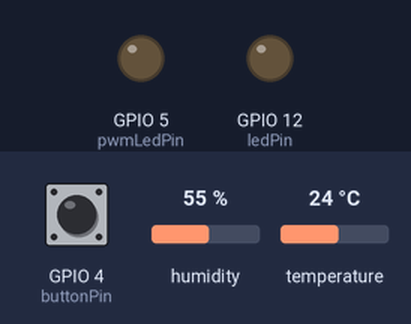
A sketch run on a simulated ESP8266 (NodeMCU). On the bench: output pins drawn as LEDs (lit = HIGH). The inputs (shaded band) are chosen by the test bench; at power-on: GPIO 4 (buttonPin) LOW, humidity 55 %, temperature 24 °C. WiFi joins after 1.5 s; servers stay silent unless stated; what the sketch prints to the serial monitor is not drawn.

Above: at 2.7 s.
2.8 s: GPIO 4 (buttonPin) pulled HIGH for 0.15 s
At 4.0 s:
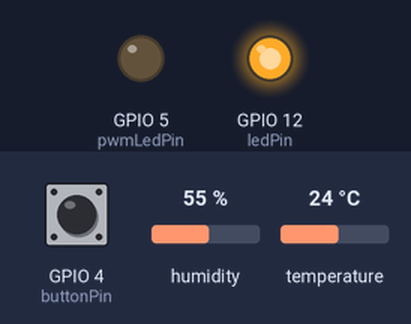
4.4 s: GPIO 4 (buttonPin) pulled HIGH for 1 s
At 5.5 s:
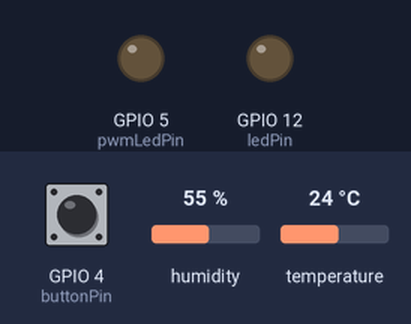
6.9 s: GPIO 4 (buttonPin) pulled HIGH for 3.2 s
At 7.4 s:
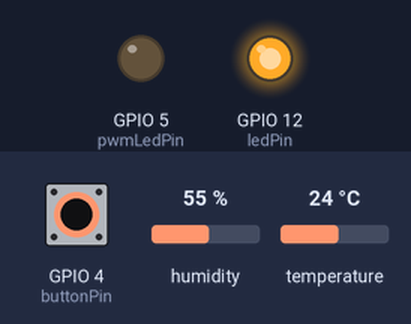
Timing chart, 0 to 9.9 s (numbered marks = the images above; inputs shaded):
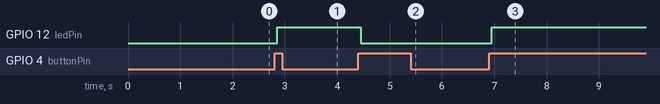

The sketch:

sketch_oct12a.ino
```cpp
#include <ESP8266WiFi.h>
#include <ESPAsyncTCP.h>
#include <ESPAsyncWebServer.h>
#include <DHT.h>

const char* ssid = "Nizar";
const char* password = "12345678";

// Konfigurasi Pin
const byte dhtPin = 2;        // D4 (GPIO 2)
const byte buttonPin = 4;     // D2 (GPIO 4)
const byte ledPin = 12;       // D6 (GPIO 12) - On/Off LED
const byte pwmLedPin = 5;     // D1 (GPIO 5)  - Dimmer PWM LED

DHT dht(dhtPin, DHT22);

// Variabel Status & Cache
bool ledState = false;
int pwmValue = 0;
String currentTemp = "--";
int buttonState;
int lastButtonState = LOW;
unsigned long lastDebounceTime = 0;
const unsigned long debounceDelay = 50;
unsigned long lastTime = 0;

// Inisialisasi Server & WebSocket
AsyncWebServer server(80);
AsyncWebSocket ws("/ws");

// ---------------- FRONT-END (HTML, CSS, JS) ----------------
const char index_html[] PROGMEM = R"rawliteral(
<!DOCTYPE html>
<html>
<head>
  <meta name="viewport" content="width=device-width, initial-scale=1">
  <title>Smart Lighting & Sensor Dashboard</title>
  <style>
    body { font-family: Arial, sans-serif; text-align: center; background-color: #f4f4f9; margin: 0; padding: 20px; }
    h1 { color: #333; }
    .card { background: white; margin: 15px auto; padding: 20px; max-width: 350px; border-radius: 12px; box-shadow: 0 4px 8px rgba(0,0,0,0.1); }
    button { padding: 12px 28px; font-size: 18px; border: none; border-radius: 6px; cursor: pointer; color: white; transition: 0.3s; }
    .btn-on { background-color: #4CAF50; }
    .btn-off { background-color: #f44336; }
    .slider { width: 80%; margin: 15px 0; }
  </style>
</head>
<body>
  <h1>Smart Room Control</h1>

  <div class="card">
    <h2>Suhu: <span id="tempValue">--</span> &deg;C</h2>
  </div>

  <div class="card">
    <h2>LED Sakelar: <span id="ledStatus">OFF</span></h2>
    <button id="toggleBtn" class="btn-off" onclick="toggleLed()">Turn ON</button>
  </div>

  <div class="card">
    <h2>LED Dimmer (PWM)</h2>
    <input type="range" min="0" max="1023" value="0" class="slider" id="pwmSlider" oninput="sendPWM(this.value)">
    <p>Nilai PWM: <span id="pwmValueText">0</span> / 1023</p>
  </div>

  <script>
    var gateway = `ws://${window.location.hostname}/ws`;
    var websocket;

    window.addEventListener('load', onLoad);

    function onLoad(event) {
      initWebSocket();
    }

    function initWebSocket() {
      websocket = new WebSocket(gateway);
      websocket.onopen = function(e) { console.log('WebSocket Terkoneksi'); };
      websocket.onclose = function(e) { setTimeout(initWebSocket, 2000); };
      websocket.onmessage = onMessage;
    }

    function toggleLed() {
      websocket.send('toggle');
    }

    // Mengirimkan nilai slider secara langsung saat digeser
    function sendPWM(val) {
      document.getElementById('pwmValueText').innerHTML = val;
      websocket.send('pwm,' + val);
    }

    function onMessage(event) {
      var dataObj = JSON.parse(event.data);

      if(dataObj.suhu !== undefined) {
         document.getElementById('tempValue').innerHTML = dataObj.suhu;
      }

      if(dataObj.led !== undefined) {
         var btn = document.getElementById('toggleBtn');
         var status = document.getElementById('ledStatus');
         if(dataObj.led == "1"){
           status.innerHTML = "ON";
           btn.innerHTML = "Turn OFF";
           btn.className = "btn-on";
         } else {
           status.innerHTML = "OFF";
           btn.innerHTML = "Turn ON";
           btn.className = "btn-off";
         }
      }

      if(dataObj.pwm !== undefined) {
         document.getElementById('pwmSlider').value = dataObj.pwm;
         document.getElementById('pwmValueText').innerHTML = dataObj.pwm;
      }
    }
  </script>
</body>
</html>
)rawliteral";

// ---------------- BACK-END (C++) ----------------

void notifyClients() {
  String jsonString = "{\"led\":\"" + String(ledState ? 1 : 0) + "\", ";
  jsonString += "\"pwm\":\"" + String(pwmValue) + "\", ";
  jsonString += "\"suhu\":\"" + currentTemp + "\"}";
  ws.textAll(jsonString);
}

// Handler Parsing Pesan Masuk dari Browser
void handleWebSocketMessage(void *arg, uint8_t *data, size_t len) {
  AwsFrameInfo *info = (AwsFrameInfo*)arg;
  if (info->final && info->index == 0 && info->len == len && info->opcode == WS_TEXT) {
    data[len] = 0;
    String message = String((char*)data);

    // Perintah Toggle LED Sakelar
    if (message == "toggle") {
      ledState = !ledState;
      notifyClients();
    }
    // Parsing Perintah Slider PWM (Format: "pwm,NILAI")
    else if (message.startsWith("pwm,")) {
      int commaIndex = message.indexOf(',');
      if (commaIndex != -1) {
        String valStr = message.substring(commaIndex + 1);
        pwmValue = valStr.toInt();
        analogWrite(pwmLedPin, pwmValue); // Atur redup/terang LED
        notifyClients();                  // Sinkronisasi ke browser lain
      }
    }
  }
}

void onEvent(AsyncWebSocket *server, AsyncWebSocketClient *client, AwsEventType type,
             void *arg, uint8_t *data, size_t len) {
  switch (type) {
    case WS_EVT_CONNECT:
      notifyClients();
      break;
    case WS_EVT_DISCONNECT:
      break;
    case WS_EVT_DATA:
      handleWebSocketMessage(arg, data, len);
      break;
  }
}

void setup() {
  Serial.begin(115200);

  pinMode(buttonPin, INPUT);
  pinMode(ledPin, OUTPUT);
  pinMode(pwmLedPin, OUTPUT);

  digitalWrite(ledPin, LOW);
  analogWrite(pwmLedPin, 0); // Kondisi awal LED PWM mati

  dht.begin();

  WiFi.mode(WIFI_STA);
  WiFi.begin(ssid, password);
  while (WiFi.status() != WL_CONNECTED) {
    delay(500);
    Serial.print(".");
  }
  Serial.println("\nIP Address: " + WiFi.localIP().toString());

  server.on("/", HTTP_GET, [](AsyncWebServerRequest *request){
    request->send_P(200, "text/html", index_html);
  });

  ws.onEvent(onEvent);
  server.addHandler(&ws);
  server.begin();
}

void loop() {
  ws.cleanupClients();

  // 1. Eksekusi LED Utama (Digital)
  digitalWrite(ledPin, ledState ? HIGH : LOW);

  // 2. Baca Tombol Fisik (Debounce)
  int reading = digitalRead(buttonPin);
  if (reading != lastButtonState) {
    lastDebounceTime = millis();
  }
  if ((millis() - lastDebounceTime) > debounceDelay) {
    if (reading != buttonState) {
      buttonState = reading;
      if (buttonState == HIGH) {
        ledState = !ledState;
        notifyClients();
      }
    }
  }
  lastButtonState = reading;

  // 3. Baca DHT11 Non-Blocking (Setiap 3 detik)
  if ((millis() - lastTime) > 3000) {
    float t = dht.readTemperature();
    if(!isnan(t)) {
      currentTemp = String(t);
      notifyClients();
    }
    lastTime = millis();
  }
}
```

Measured:
- after the input at 2.8 s, GPIO 12 (ledPin): LOW → HIGH after 0.05 s
- after the input at 4.4 s, GPIO 12 (ledPin): HIGH → LOW after 0.05 s
- after the input at 6.9 s, GPIO 12 (ledPin): LOW → HIGH after 0.05 s
